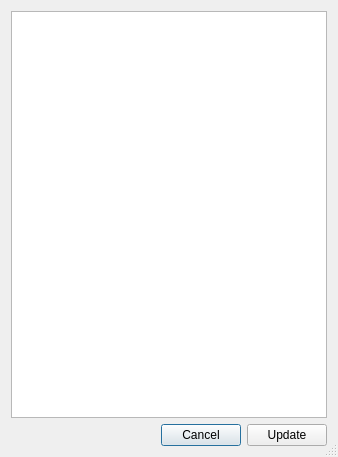
<?xml version="1.0" encoding="UTF-8"?>
<ui version="4.0">
 <class>advancedSettingsDialog</class>
 <widget class="QDialog" name="advancedSettingsDialog">
  <property name="geometry">
   <rect>
    <x>0</x>
    <y>0</y>
    <width>338</width>
    <height>457</height>
   </rect>
  </property>
  <property name="windowTitle">
   <string>Advanced Settings</string>
  </property>
  <property name="sizeGripEnabled">
   <bool>true</bool>
  </property>
  <layout class="QVBoxLayout" name="verticalLayout">
   <item>
    <widget class="QTextEdit" name="advancedSettingsTextEdit"/>
   </item>
   <item>
    <layout class="QHBoxLayout" name="horizontalLayout">
     <item>
      <spacer name="horizontalSpacer">
       <property name="orientation">
        <enum>Qt::Horizontal</enum>
       </property>
       <property name="sizeHint" stdset="0">
        <size>
         <width>40</width>
         <height>20</height>
        </size>
       </property>
      </spacer>
     </item>
     <item>
      <widget class="QPushButton" name="cancelPushButton">
       <property name="text">
        <string>Cancel</string>
       </property>
      </widget>
     </item>
     <item>
      <widget class="QPushButton" name="savePushButton">
       <property name="text">
        <string>Update</string>
       </property>
      </widget>
     </item>
    </layout>
   </item>
  </layout>
 </widget>
 <resources/>
 <connections/>
</ui>
